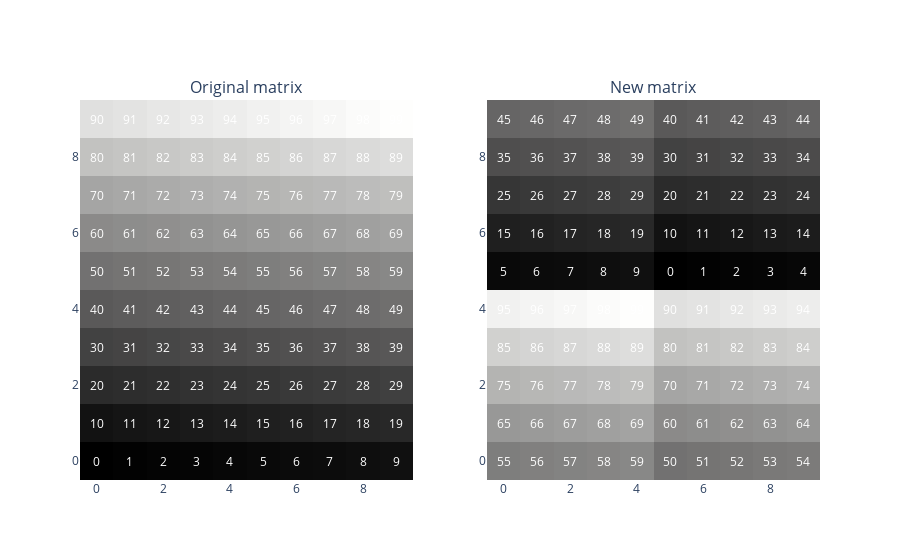

The cell this chart's notebook holds for it:
### Markdown cell above
# Exercise 5-3.
> Expand this code to extract the other four 5 × 5 blocks. Then create a new matrix with those blocks reorganized according to Figure 5-7.

### Code cell
newM = np.empty(C.shape, dtype='int')

newM[0:5,0:5] = C[5:, 5:]
newM[:5, 5:] = C[5:, :5]
newM[5:, :5] = C[:5, 5:]
newM[5:, 5:] = C[:5, :5]

fig = make_subplots(rows=1, cols=2, subplot_titles=('Original matrix', 'New matrix'))

fig.add_trace(go.Heatmap(z=C, colorscale='gray', showscale=False), row=1, col=1)
for (j, i), num in np.ndenumerate(C):
    fig.add_annotation(x=i, y=j, text=str(num), showarrow=False, font=dict(color='white'), row=1, col=1)

fig.add_trace(go.Heatmap(z=newM, colorscale='gray', showscale=False), row=1, col=2)
for (j, i), num in np.ndenumerate(newM):
    fig.add_annotation(x=i, y=j, text=str(num), showarrow=False, font=dict(color='white'), row=1, col=2)

fig.show()

### Figure 1 — Plotly figure (JSON) as saved in the notebook; plotly's stock layout.template omitted (floating-point values rounded to 4 significant figures)
{"data": [{"colorscale": [[0, "rgb(0, 0, 0)"], [0.09091, "rgb(16, 16, 16)"], [0.1818, "rgb(38, 38, 38)"], [0.2727, "rgb(59, 59, 59)"], [0.3636, "rgb(81, 80, 80)"], [0.4545, "rgb(102, 101, 101)"], [0.5455, "rgb(124, 123, 122)"], [0.6364, "rgb(146, 146, 145)"], [0.7273, "rgb(171, 171, 170)"], [0.8182, "rgb(197, 197, 195)"], [0.9091, "rgb(224, 224, 223)"], [1, "rgb(254, 254, 253)"]], "showscale": false, "type": "heatmap", "xaxis": "x", "yaxis": "y", "z": [[0, 1, 2, 3, 4, 5, 6, 7, 8, 9], [10, 11, 12, 13, 14, 15, 16, 17, 18, 19], [20, 21, 22, 23, 24, 25, 26, 27, 28, 29], [30, 31, 32, 33, 34, 35, 36, 37, 38, 39], [40, 41, 42, 43, 44, 45, 46, 47, 48, 49], [50, 51, 52, 53, 54, 55, 56, 57, 58, 59], [60, 61, 62, 63, 64, 65, 66, 67, 68, 69], [70, 71, 72, 73, 74, 75, 76, 77, 78, 79], [80, 81, 82, 83, 84, 85, 86, 87, 88, 89], [90, 91, 92, 93, 94, 95, 96, 97, 98, 99]]}, {"colorscale": [[0, "rgb(0, 0, 0)"], [0.09091, "rgb(16, 16, 16)"], [0.1818, "rgb(38, 38, 38)"], [0.2727, "rgb(59, 59, 59)"], [0.3636, "rgb(81, 80, 80)"], [0.4545, "rgb(102, 101, 101)"], [0.5455, "rgb(124, 123, 122)"], [0.6364, "rgb(146, 146, 145)"], [0.7273, "rgb(171, 171, 170)"], [0.8182, "rgb(197, 197, 195)"], [0.9091, "rgb(224, 224, 223)"], [1, "rgb(254, 254, 253)"]], "showscale": false, "type": "heatmap", "xaxis": "x2", "yaxis": "y2", "z": [[55, 56, 57, 58, 59, 50, 51, 52, 53, 54], [65, 66, 67, 68, 69, 60, 61, 62, 63, 64], [75, 76, 77, 78, 79, 70, 71, 72, 73, 74], [85, 86, 87, 88, 89, 80, 81, 82, 83, 84], [95, 96, 97, 98, 99, 90, 91, 92, 93, 94], [5, 6, 7, 8, 9, 0, 1, 2, 3, 4], [15, 16, 17, 18, 19, 10, 11, 12, 13, 14], [25, 26, 27, 28, 29, 20, 21, 22, 23, 24], [35, 36, 37, 38, 39, 30, 31, 32, 33, 34], [45, 46, 47, 48, 49, 40, 41, 42, 43, 44]]}], "layout": {"annotations": [{"font": {"size": 16}, "showarrow": false, "text": "Original matrix", "x": 0.225, "xanchor": "center", "xref": "paper", "y": 1, "yanchor": "bottom", "yref": "paper"}, {"font": {"size": 16}, "showarrow": false, "text": "New matrix", "x": 0.775, "xanchor": "center", "xref": "paper", "y": 1, "yanchor": "bottom", "yref": "paper"}, {"font": {"color": "white"}, "showarrow": false, "text": "0", "x": 0, "xref": "x", "y": 0, "yref": "y"}, {"font": {"color": "white"}, "showarrow": false, "text": "1", "x": 1, "xref": "x", "y": 0, "yref": "y"}, {"font": {"color": "white"}, "showarrow": false, "text": "2", "x": 2, "xref": "x", "y": 0, "yref": "y"}, {"font": {"color": "white"}, "showarrow": false, "text": "3", "x": 3, "xref": "x", "y": 0, "yref": "y"}, {"font": {"color": "white"}, "showarrow": false, "text": "4", "x": 4, "xref": "x", "y": 0, "yref": "y"}, {"font": {"color": "white"}, "showarrow": false, "text": "5", "x": 5, "xref": "x", "y": 0, "yref": "y"}, {"font": {"color": "white"}, "showarrow": false, "text": "6", "x": 6, "xref": "x", "y": 0, "yref": "y"}, {"font": {"color": "white"}, "showarrow": false, "text": "7", "x": 7, "xref": "x", "y": 0, "yref": "y"}, {"font": {"color": "white"}, "showarrow": false, "text": "8", "x": 8, "xref": "x", "y": 0, "yref": "y"}, {"font": {"color": "white"}, "showarrow": false, "text": "9", "x": 9, "xref": "x", "y": 0, "yref": "y"}, {"font": {"color": "white"}, "showarrow": false, "text": "10", "x": 0, "xref": "x", "y": 1, "yref": "y"}, {"font": {"color": "white"}, "showarrow": false, "text": "11", "x": 1, "xref": "x", "y": 1, "yref": "y"}, {"font": {"color": "white"}, "showarrow": false, "text": "12", "x": 2, "xref": "x", "y": 1, "yref": "y"}, {"font": {"color": "white"}, "showarrow": false, "text": "13", "x": 3, "xref": "x", "y": 1, "yref": "y"}, {"font": {"color": "white"}, "showarrow": false, "text": "14", "x": 4, "xref": "x", "y": 1, "yref": "y"}, {"font": {"color": "white"}, "showarrow": false, "text": "15", "x": 5, "xref": "x", "y": 1, "yref": "y"}, {"font": {"color": "white"}, "showarrow": false, "text": "16", "x": 6, "xref": "x", "y": 1, "yref": "y"}, {"font": {"color": "white"}, "showarrow": false, "text": "17", "x": 7, "xref": "x", "y": 1, "yref": "y"}, {"font": {"color": "white"}, "showarrow": false, "text": "18", "x": 8, "xref": "x", "y": 1, "yref": "y"}, {"font": {"color": "white"}, "showarrow": false, "text": "19", "x": 9, "xref": "x", "y": 1, "yref": "y"}, {"font": {"color": "white"}, "showarrow": false, "text": "20", "x": 0, "xref": "x", "y": 2, "yref": "y"}, {"font": {"color": "white"}, "showarrow": false, "text": "21", "x": 1, "xref": "x", "y": 2, "yref": "y"}, {"font": {"color": "white"}, "showarrow": false, "text": "22", "x": 2, "xref": "x", "y": 2, "yref": "y"}, {"font": {"color": "white"}, "showarrow": false, "text": "23", "x": 3, "xref": "x", "y": 2, "yref": "y"}, {"font": {"color": "white"}, "showarrow": false, "text": "24", "x": 4, "xref": "x", "y": 2, "yref": "y"}, {"font": {"color": "white"}, "showarrow": false, "text": "25", "x": 5, "xref": "x", "y": 2, "yref": "y"}, {"font": {"color": "white"}, "showarrow": false, "text": "26", "x": 6, "xref": "x", "y": 2, "yref": "y"}, {"font": {"color": "white"}, "showarrow": false, "text": "27", "x": 7, "xref": "x", "y": 2, "yref": "y"}, {"font": {"color": "white"}, "showarrow": false, "text": "28", "x": 8, "xref": "x", "y": 2, "yref": "y"}, {"font": {"color": "white"}, "showarrow": false, "text": "29", "x": 9, "xref": "x", "y": 2, "yref": "y"}, {"font": {"color": "white"}, "showarrow": false, "text": "30", "x": 0, "xref": "x", "y": 3, "yref": "y"}, {"font": {"color": "white"}, "showarrow": false, "text": "31", "x": 1, "xref": "x", "y": 3, "yref": "y"}, {"font": {"color": "white"}, "showarrow": false, "text": "32", "x": 2, "xref": "x", "y": 3, "yref": "y"}, {"font": {"color": "white"}, "showarrow": false, "text": "33", "x": 3, "xref": "x", "y": 3, "yref": "y"}, {"font": {"color": "white"}, "showarrow": false, "text": "34", "x": 4, "xref": "x", "y": 3, "yref": "y"}, {"font": {"color": "white"}, "showarrow": false, "text": "35", "x": 5, "xref": "x", "y": 3, "yref": "y"}, {"font": {"color": "white"}, "showarrow": false, "text": "36", "x": 6, "xref": "x", "y": 3, "yref": "y"}, {"font": {"color": "white"}, "showarrow": false, "text": "37", "x": 7, "xref": "x", "y": 3, "yref": "y"}, {"font": {"color": "white"}, "showarrow": false, "text": "38", "x": 8, "xref": "x", "y": 3, "yref": "y"}, {"font": {"color": "white"}, "showarrow": false, "text": "39", "x": 9, "xref": "x", "y": 3, "yref": "y"}, {"font": {"color": "white"}, "showarrow": false, "text": "40", "x": 0, "xref": "x", "y": 4, "yref": "y"}, {"font": {"color": "white"}, "showarrow": false, "text": "41", "x": 1, "xref": "x", "y": 4, "yref": "y"}, {"font": {"color": "white"}, "showarrow": false, "text": "42", "x": 2, "xref": "x", "y": 4, "yref": "y"}, {"font": {"color": "white"}, "showarrow": false, "text": "43", "x": 3, "xref": "x", "y": 4, "yref": "y"}, {"font": {"color": "white"}, "showarrow": false, "text": "44", "x": 4, "xref": "x", "y": 4, "yref": "y"}, {"font": {"color": "white"}, "showarrow": false, "text": "45", "x": 5, "xref": "x", "y": 4, "yref": "y"}, {"font": {"color": "white"}, "showarrow": false, "text": "46", "x": 6, "xref": "x", "y": 4, "yref": "y"}, {"font": {"color": "white"}, "showarrow": false, "text": "47", "x": 7, "xref": "x", "y": 4, "yref": "y"}, {"font": {"color": "white"}, "showarrow": false, "text": "48", "x": 8, "xref": "x", "y": 4, "yref": "y"}, {"font": {"color": "white"}, "showarrow": false, "text": "49", "x": 9, "xref": "x", "y": 4, "yref": "y"}, {"font": {"color": "white"}, "showarrow": false, "text": "50", "x": 0, "xref": "x", "y": 5, "yref": "y"}, {"font": {"color": "white"}, "showarrow": false, "text": "51", "x": 1, "xref": "x", "y": 5, "yref": "y"}, {"font": {"color": "white"}, "showarrow": false, "text": "52", "x": 2, "xref": "x", "y": 5, "yref": "y"}, {"font": {"color": "white"}, "showarrow": false, "text": "53", "x": 3, "xref": "x", "y": 5, "yref": "y"}, {"font": {"color": "white"}, "showarrow": false, "text": "54", "x": 4, "xref": "x", "y": 5, "yref": "y"}, {"font": {"color": "white"}, "showarrow": false, "text": "55", "x": 5, "xref": "x", "y": 5, "yref": "y"}, {"font": {"color": "white"}, "showarrow": false, "text": "56", "x": 6, "xref": "x", "y": 5, "yref": "y"}, {"font": {"color": "white"}, "showarrow": false, "text": "57", "x": 7, "xref": "x", "y": 5, "yref": "y"}, {"font": {"color": "white"}, "showarrow": false, "text": "58", "x": 8, "xref": "x", "y": 5, "yref": "y"}, {"font": {"color": "white"}, "showarrow": false, "text": "59", "x": 9, "xref": "x", "y": 5, "yref": "y"}, {"font": {"color": "white"}, "showarrow": false, "text": "60", "x": 0, "xref": "x", "y": 6, "yref": "y"}, {"font": {"color": "white"}, "showarrow": false, "text": "61", "x": 1, "xref": "x", "y": 6, "yref": "y"}, {"font": {"color": "white"}, "showarrow": false, "text": "62", "x": 2, "xref": "x", "y": 6, "yref": "y"}, {"font": {"color": "white"}, "showarrow": false, "text": "63", "x": 3, "xref": "x", "y": 6, "yref": "y"}, {"font": {"color": "white"}, "showarrow": false, "text": "64", "x": 4, "xref": "x", "y": 6, "yref": "y"}, {"font": {"color": "white"}, "showarrow": false, "text": "65", "x": 5, "xref": "x", "y": 6, "yref": "y"}, {"font": {"color": "white"}, "showarrow": false, "text": "66", "x": 6, "xref": "x", "y": 6, "yref": "y"}, {"font": {"color": "white"}, "showarrow": false, "text": "67", "x": 7, "xref": "x", "y": 6, "yref": "y"}, {"font": {"color": "white"}, "showarrow": false, "text": "68", "x": 8, "xref": "x", "y": 6, "yref": "y"}, {"font": {"color": "white"}, "showarrow": false, "text": "69", "x": 9, "xref": "x", "y": 6, "yref": "y"}, {"font": {"color": "white"}, "showarrow": false, "text": "70", "x": 0, "xref": "x", "y": 7, "yref": "y"}, {"font": {"color": "white"}, "showarrow": false, "text": "71", "x": 1, "xref": "x", "y": 7, "yref": "y"}, {"font": {"color": "white"}, "showarrow": false, "text": "72", "x": 2, "xref": "x", "y": 7, "yref": "y"}, {"font": {"color": "white"}, "showarrow": false, "text": "73", "x": 3, "xref": "x", "y": 7, "yref": "y"}, {"font": {"color": "white"}, "showarrow": false, "text": "74", "x": 4, "xref": "x", "y": 7, "yref": "y"}, {"font": {"color": "white"}, "showarrow": false, "text": "75", "x": 5, "xref": "x", "y": 7, "yref": "y"}, {"font": {"color": "white"}, "showarrow": false, "text": "76", "x": 6, "xref": "x", "y": 7, "yref": "y"}, {"font": {"color": "white"}, "showarrow": false, "text": "77", "x": 7, "xref": "x", "y": 7, "yref": "y"}, {"font": {"color": "white"}, "showarrow": false, "text": "78", "x": 8, "xref": "x", "y": 7, "yref": "y"}, {"font": {"color": "white"}, "showarrow": false, "text": "79", "x": 9, "xref": "x", "y": 7, "yref": "y"}, {"font": {"color": "white"}, "showarrow": false, "text": "80", "x": 0, "xref": "x", "y": 8, "yref": "y"}, {"font": {"color": "white"}, "showarrow": false, "text": "81", "x": 1, "xref": "x", "y": 8, "yref": "y"}, {"font": {"color": "white"}, "showarrow": false, "text": "82", "x": 2, "xref": "x", "y": 8, "yref": "y"}, {"font": {"color": "white"}, "showarrow": false, "text": "83", "x": 3, "xref": "x", "y": 8, "yref": "y"}, {"font": {"color": "white"}, "showarrow": false, "text": "84", "x": 4, "xref": "x", "y": 8, "yref": "y"}, {"font": {"color": "white"}, "showarrow": false, "text": "85", "x": 5, "xref": "x", "y": 8, "yref": "y"}, {"font": {"color": "white"}, "showarrow": false, "text": "86", "x": 6, "xref": "x", "y": 8, "yref": "y"}, {"font": {"color": "white"}, "showarrow": false, "text": "87", "x": 7, "xref": "x", "y": 8, "yref": "y"}, {"font": {"color": "white"}, "showarrow": false, "text": "88", "x": 8, "xref": "x", "y": 8, "yref": "y"}, {"font": {"color": "white"}, "showarrow": false, "text": "89", "x": 9, "xref": "x", "y": 8, "yref": "y"}, {"font": {"color": "white"}, "showarrow": false, "text": "90", "x": 0, "xref": "x", "y": 9, "yref": "y"}, {"font": {"color": "white"}, "showarrow": false, "text": "91", "x": 1, "xref": "x", "y": 9, "yref": "y"}, {"font": {"color": "white"}, "showarrow": false, "text": "92", "x": 2, "xref": "x", "y": 9, "yref": "y"}, {"font": {"color": "white"}, "showarrow": false, "text": "93", "x": 3, "xref": "x", "y": 9, "yref": "y"}, {"font": {"color": "white"}, "showarrow": false, "text": "94", "x": 4, "xref": "x", "y": 9, "yref": "y"}, {"font": {"color": "white"}, "showarrow": false, "text": "95", "x": 5, "xref": "x", "y": 9, "yref": "y"}, {"font": {"color": "white"}, "showarrow": false, "text": "96", "x": 6, "xref": "x", "y": 9, "yref": "y"}, {"font": {"color": "white"}, "showarrow": false, "text": "97", "x": 7, "xref": "x", "y": 9, "yref": "y"}, {"font": {"color": "white"}, "showarrow": false, "text": "98", "x": 8, "xref": "x", "y": 9, "yref": "y"}, {"font": {"color": "white"}, "showarrow": false, "text": "99", "x": 9, "xref": "x", "y": 9, "yref": "y"}, {"font": {"color": "white"}, "showarrow": false, "text": "55", "x": 0, "xref": "x2", "y": 0, "yref": "y2"}, {"font": {"color": "white"}, "showarrow": false, "text": "56", "x": 1, "xref": "x2", "y": 0, "yref": "y2"}, {"font": {"color": "white"}, "showarrow": false, "text": "57", "x": 2, "xref": "x2", "y": 0, "yref": "y2"}, {"font": {"color": "white"}, "showarrow": false, "text": "58", "x": 3, "xref": "x2", "y": 0, "yref": "y2"}, {"font": {"color": "white"}, "showarrow": false, "text": "59", "x": 4, "xref": "x2", "y": 0, "yref": "y2"}, {"font": {"color": "white"}, "showarrow": false, "text": "50", "x": 5, "xref": "x2", "y": 0, "yref": "y2"}, {"font": {"color": "white"}, "showarrow": false, "text": "51", "x": 6, "xref": "x2", "y": 0, "yref": "y2"}, {"font": {"color": "white"}, "showarrow": false, "text": "52", "x": 7, "xref": "x2", "y": 0, "yref": "y2"}, {"font": {"color": "white"}, "showarrow": false, "text": "53", "x": 8, "xref": "x2", "y": 0, "yref": "y2"}, {"font": {"color": "white"}, "showarrow": false, "text": "54", "x": 9, "xref": "x2", "y": 0, "yref": "y2"}, {"font": {"color": "white"}, "showarrow": false, "text": "65", "x": 0, "xref": "x2", "y": 1, "yref": "y2"}, {"font": {"color": "white"}, "showarrow": false, "text": "66", "x": 1, "xref": "x2", "y": 1, "yref": "y2"}, {"font": {"color": "white"}, "showarrow": false, "text": "67", "x": 2, "xref": "x2", "y": 1, "yref": "y2"}, {"font": {"color": "white"}, "showarrow": false, "text": "68", "x": 3, "xref": "x2", "y": 1, "yref": "y2"}, {"font": {"color": "white"}, "showarrow": false, "text": "69", "x": 4, "xref": "x2", "y": 1, "yref": "y2"}, {"font": {"color": "white"}, "showarrow": false, "text": "60", "x": 5, "xref": "x2", "y": 1, "yref": "y2"}, {"font": {"color": "white"}, "showarrow": false, "text": "61", "x": 6, "xref": "x2", "y": 1, "yref": "y2"}, {"font": {"color": "white"}, "showarrow": false, "text": "62", "x": 7, "xref": "x2", "y": 1, "yref": "y2"}, {"font": {"color": "white"}, "showarrow": false, "text": "63", "x": 8, "xref": "x2", "y": 1, "yref": "y2"}, {"font": {"color": "white"}, "showarrow": false, "text": "64", "x": 9, "xref": "x2", "y": 1, "yref": "y2"}, {"font": {"color": "white"}, "showarrow": false, "text": "75", "x": 0, "xref": "x2", "y": 2, "yref": "y2"}, {"font": {"color": "white"}, "showarrow": false, "text": "76", "x": 1, "xref": "x2", "y": 2, "yref": "y2"}, {"font": {"color": "white"}, "showarrow": false, "text": "77", "x": 2, "xref": "x2", "y": 2, "yref": "y2"}, {"font": {"color": "white"}, "showarrow": false, "text": "78", "x": 3, "xref": "x2", "y": 2, "yref": "y2"}, {"font": {"color": "white"}, "showarrow": false, "text": "79", "x": 4, "xref": "x2", "y": 2, "yref": "y2"}, {"font": {"color": "white"}, "showarrow": false, "text": "70", "x": 5, "xref": "x2", "y": 2, "yref": "y2"}, {"font": {"color": "white"}, "showarrow": false, "text": "71", "x": 6, "xref": "x2", "y": 2, "yref": "y2"}, {"font": {"color": "white"}, "showarrow": false, "text": "72", "x": 7, "xref": "x2", "y": 2, "yref": "y2"}, {"font": {"color": "white"}, "showarrow": false, "text": "73", "x": 8, "xref": "x2", "y": 2, "yref": "y2"}, {"font": {"color": "white"}, "showarrow": false, "text": "74", "x": 9, "xref": "x2", "y": 2, "yref": "y2"}, {"font": {"color": "white"}, "showarrow": false, "text": "85", "x": 0, "xref": "x2", "y": 3, "yref": "y2"}, {"font": {"color": "white"}, "showarrow": false, "text": "86", "x": 1, "xref": "x2", "y": 3, "yref": "y2"}, {"font": {"color": "white"}, "showarrow": false, "text": "87", "x": 2, "xref": "x2", "y": 3, "yref": "y2"}, {"font": {"color": "white"}, "showarrow": false, "text": "88", "x": 3, "xref": "x2", "y": 3, "yref": "y2"}, {"font": {"color": "white"}, "showarrow": false, "text": "89", "x": 4, "xref": "x2", "y": 3, "yref": "y2"}, {"font": {"color": "white"}, "showarrow": false, "text": "80", "x": 5, "xref": "x2", "y": 3, "yref": "y2"}, {"font": {"color": "white"}, "showarrow": false, "text": "81", "x": 6, "xref": "x2", "y": 3, "yref": "y2"}, {"font": {"color": "white"}, "showarrow": false, "text": "82", "x": 7, "xref": "x2", "y": 3, "yref": "y2"}, {"font": {"color": "white"}, "showarrow": false, "text": "83", "x": 8, "xref": "x2", "y": 3, "yref": "y2"}, {"font": {"color": "white"}, "showarrow": false, "text": "84", "x": 9, "xref": "x2", "y": 3, "yref": "y2"}, {"font": {"color": "white"}, "showarrow": false, "text": "95", "x": 0, "xref": "x2", "y": 4, "yref": "y2"}, {"font": {"color": "white"}, "showarrow": false, "text": "96", "x": 1, "xref": "x2", "y": 4, "yref": "y2"}, {"font": {"color": "white"}, "showarrow": false, "text": "97", "x": 2, "xref": "x2", "y": 4, "yref": "y2"}, {"font": {"color": "white"}, "showarrow": false, "text": "98", "x": 3, "xref": "x2", "y": 4, "yref": "y2"}, {"font": {"color": "white"}, "showarrow": false, "text": "99", "x": 4, "xref": "x2", "y": 4, "yref": "y2"}, {"font": {"color": "white"}, "showarrow": false, "text": "90", "x": 5, "xref": "x2", "y": 4, "yref": "y2"}, {"font": {"color": "white"}, "showarrow": false, "text": "91", "x": 6, "xref": "x2", "y": 4, "yref": "y2"}, {"font": {"color": "white"}, "showarrow": false, "text": "92", "x": 7, "xref": "x2", "y": 4, "yref": "y2"}, {"font": {"color": "white"}, "showarrow": false, "text": "93", "x": 8, "xref": "x2", "y": 4, "yref": "y2"}, {"font": {"color": "white"}, "showarrow": false, "text": "94", "x": 9, "xref": "x2", "y": 4, "yref": "y2"}, {"font": {"color": "white"}, "showarrow": false, "text": "5", "x": 0, "xref": "x2", "y": 5, "yref": "y2"}, {"font": {"color": "white"}, "showarrow": false, "text": "6", "x": 1, "xref": "x2", "y": 5, "yref": "y2"}, {"font": {"color": "white"}, "showarrow": false, "text": "7", "x": 2, "xref": "x2", "y": 5, "yref": "y2"}, {"font": {"color": "white"}, "showarrow": false, "text": "8", "x": 3, "xref": "x2", "y": 5, "yref": "y2"}, {"font": {"color": "white"}, "showarrow": false, "text": "9", "x": 4, "xref": "x2", "y": 5, "yref": "y2"}, {"font": {"color": "white"}, "showarrow": false, "text": "0", "x": 5, "xref": "x2", "y": 5, "yref": "y2"}, {"font": {"color": "white"}, "showarrow": false, "text": "1", "x": 6, "xref": "x2", "y": 5, "yref": "y2"}, {"font": {"color": "white"}, "showarrow": false, "text": "2", "x": 7, "xref": "x2", "y": 5, "yref": "y2"}, {"font": {"color": "white"}, "showarrow": false, "text": "3", "x": 8, "xref": "x2", "y": 5, "yref": "y2"}, {"font": {"color": "white"}, "showarrow": false, "text": "4", "x": 9, "xref": "x2", "y": 5, "yref": "y2"}, {"font": {"color": "white"}, "showarrow": false, "text": "15", "x": 0, "xref": "x2", "y": 6, "yref": "y2"}, {"font": {"color": "white"}, "showarrow": false, "text": "16", "x": 1, "xref": "x2", "y": 6, "yref": "y2"}, {"font": {"color": "white"}, "showarrow": false, "text": "17", "x": 2, "xref": "x2", "y": 6, "yref": "y2"}, {"font": {"color": "white"}, "showarrow": false, "text": "18", "x": 3, "xref": "x2", "y": 6, "yref": "y2"}, {"font": {"color": "white"}, "showarrow": false, "text": "19", "x": 4, "xref": "x2", "y": 6, "yref": "y2"}, {"font": {"color": "white"}, "showarrow": false, "text": "10", "x": 5, "xref": "x2", "y": 6, "yref": "y2"}, {"font": {"color": "white"}, "showarrow": false, "text": "11", "x": 6, "xref": "x2", "y": 6, "yref": "y2"}, {"font": {"color": "white"}, "showarrow": false, "text": "12", "x": 7, "xref": "x2", "y": 6, "yref": "y2"}, {"font": {"color": "white"}, "showarrow": false, "text": "13", "x": 8, "xref": "x2", "y": 6, "yref": "y2"}, {"font": {"color": "white"}, "showarrow": false, "text": "14", "x": 9, "xref": "x2", "y": 6, "yref": "y2"}, {"font": {"color": "white"}, "showarrow": false, "text": "25", "x": 0, "xref": "x2", "y": 7, "yref": "y2"}, {"font": {"color": "white"}, "showarrow": false, "text": "26", "x": 1, "xref": "x2", "y": 7, "yref": "y2"}, {"font": {"color": "white"}, "showarrow": false, "text": "27", "x": 2, "xref": "x2", "y": 7, "yref": "y2"}, {"font": {"color": "white"}, "showarrow": false, "text": "28", "x": 3, "xref": "x2", "y": 7, "yref": "y2"}, {"font": {"color": "white"}, "showarrow": false, "text": "29", "x": 4, "xref": "x2", "y": 7, "yref": "y2"}, {"font": {"color": "white"}, "showarrow": false, "text": "20", "x": 5, "xref": "x2", "y": 7, "yref": "y2"}, {"font": {"color": "white"}, "showarrow": false, "text": "21", "x": 6, "xref": "x2", "y": 7, "yref": "y2"}, {"font": {"color": "white"}, "showarrow": false, "text": "22", "x": 7, "xref": "x2", "y": 7, "yref": "y2"}, {"font": {"color": "white"}, "showarrow": false, "text": "23", "x": 8, "xref": "x2", "y": 7, "yref": "y2"}, {"font": {"color": "white"}, "showarrow": false, "text": "24", "x": 9, "xref": "x2", "y": 7, "yref": "y2"}, {"font": {"color": "white"}, "showarrow": false, "text": "35", "x": 0, "xref": "x2", "y": 8, "yref": "y2"}, {"font": {"color": "white"}, "showarrow": false, "text": "36", "x": 1, "xref": "x2", "y": 8, "yref": "y2"}, {"font": {"color": "white"}, "showarrow": false, "text": "37", "x": 2, "xref": "x2", "y": 8, "yref": "y2"}, {"font": {"color": "white"}, "showarrow": false, "text": "38", "x": 3, "xref": "x2", "y": 8, "yref": "y2"}, {"font": {"color": "white"}, "showarrow": false, "text": "39", "x": 4, "xref": "x2", "y": 8, "yref": "y2"}, {"font": {"color": "white"}, "showarrow": false, "text": "30", "x": 5, "xref": "x2", "y": 8, "yref": "y2"}, {"font": {"color": "white"}, "showarrow": false, "text": "31", "x": 6, "xref": "x2", "y": 8, "yref": "y2"}, {"font": {"color": "white"}, "showarrow": false, "text": "32", "x": 7, "xref": "x2", "y": 8, "yref": "y2"}, {"font": {"color": "white"}, "showarrow": false, "text": "33", "x": 8, "xref": "x2", "y": 8, "yref": "y2"}, {"font": {"color": "white"}, "showarrow": false, "text": "34", "x": 9, "xref": "x2", "y": 8, "yref": "y2"}, {"font": {"color": "white"}, "showarrow": false, "text": "45", "x": 0, "xref": "x2", "y": 9, "yref": "y2"}, {"font": {"color": "white"}, "showarrow": false, "text": "46", "x": 1, "xref": "x2", "y": 9, "yref": "y2"}, {"font": {"color": "white"}, "showarrow": false, "text": "47", "x": 2, "xref": "x2", "y": 9, "yref": "y2"}, {"font": {"color": "white"}, "showarrow": false, "text": "48", "x": 3, "xref": "x2", "y": 9, "yref": "y2"}, {"font": {"color": "white"}, "showarrow": false, "text": "49", "x": 4, "xref": "x2", "y": 9, "yref": "y2"}, {"font": {"color": "white"}, "showarrow": false, "text": "40", "x": 5, "xref": "x2", "y": 9, "yref": "y2"}, {"font": {"color": "white"}, "showarrow": false, "text": "41", "x": 6, "xref": "x2", "y": 9, "yref": "y2"}, {"font": {"color": "white"}, "showarrow": false, "text": "42", "x": 7, "xref": "x2", "y": 9, "yref": "y2"}, {"font": {"color": "white"}, "showarrow": false, "text": "43", "x": 8, "xref": "x2", "y": 9, "yref": "y2"}, {"font": {"color": "white"}, "showarrow": false, "text": "44", "x": 9, "xref": "x2", "y": 9, "yref": "y2"}], "xaxis": {"anchor": "y", "domain": [0, 0.45]}, "xaxis2": {"anchor": "y2", "domain": [0.55, 1]}, "yaxis": {"anchor": "x", "domain": [0, 1]}, "yaxis2": {"anchor": "x2", "domain": [0, 1]}}}
